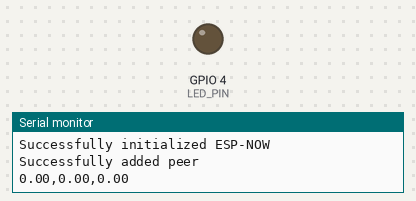
A sketch run on a simulated ESP32-S3. Shown: output pins drawn as LEDs (lit = HIGH), the last lines printed to the serial monitor.

Above: at 0.1 s.
At 0.6 s:
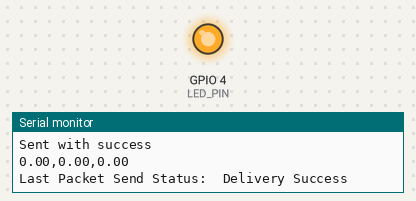
Timing chart, 0 to 2.1 s (numbered marks = the images above):
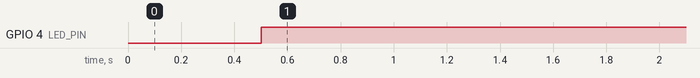

Measured:
- by itself, GPIO 4 (LED_PIN): LOW → HIGH at 0.50 s

The sketch:

mainControls_esp32WROOM.ino
```cpp
 /*
  Capstone Final Demo
  Mariel Serra, Arielle Ainabe, Nicole Rodriguez
  Last Edited: 03-19-2024
*/
#include "max6675.h"
#include <esp_now.h>
#include <WiFi.h>
#define LED_PIN 4

// MAC Address for transmitter aka ESP32 S3
uint8_t broadcastAddress[] = {0x34, 0x85, 0x18, 0x6D, 0x04, 0xA8}; //34:85:18:6D:04:A8

// Testing values in case sensors fail
float testTemp = 20;
float testHumid = 10;
float testPercent = 45;

// Thermocouple variables
int thermoDO = 16; //Serial Out SO Pin
int thermoCS = 17; // Chip Select CS Pin
int thermoCLK = 18; // Serial Clock SCK Pin
float thermTemp;
MAX6675 thermocouple(thermoCLK, thermoCS, thermoDO);// create instance object for thermocouple

// Structure example to receive data
// Must match the sender structure
typedef struct struct_message {
    float thermTemp;
    float humidity;
    float firePercent; //Percentage for detecting wildfire gas
} struct_message;
// Create a struct_message for displaying data on GUI called readData
struct_message readData;

typedef struct struct_message_new {
  int id; //0 = FEATHER BOARD, 1 = WROOM
  bool sensorPos;
  float dht_humidity;
  float probability;
} struct_message_new;
// Create a struct message for sending back data for sensor plate positioning
struct_message_new sendData;

esp_now_peer_info_t peerInfo;

// callback function that will be executed when data is received
void OnDataRecv(const uint8_t * mac, const uint8_t *incomingData, int len) {
  memcpy(&readData, incomingData, sizeof(readData));
  // Serial.print("Thermocouple Temperature: ");
  // Serial.println(readData.thermTemp);
  // Serial.print("Humidity: "); //If greater than or equal to 15
  // Serial.println(readData.humidity);
  // Serial.print("Risk of Fire: ");
  // Serial.println(readData.firePercent);
  // Serial.println();
}

// callback when data is sent
void OnDataSent(const uint8_t *mac_addr, esp_now_send_status_t status) {
  Serial.print("\r\nLast Packet Send Status:\t");
  Serial.println(status == ESP_NOW_SEND_SUCCESS ? "Delivery Success" : "Delivery Fail");
}

void updateGUI(float temp, float humidity, float fireRisk)
{
  Serial.print(temp); //Replace with testTemp for testing GUI purposes
  Serial.print(",");
  Serial.print(humidity); //Replace with testHumid for testing GUI purposes
  Serial.print(",");
  Serial.println(fireRisk); //Replace with testPercent for testing GUI purposes

  delay(500);
}

void setup() {

  // Initialize Serial Monitor
  Serial.begin(115200);

  // Set device as a Wi-Fi Station
  WiFi.mode(WIFI_STA);

  // Init ESP-NOW
  if (esp_now_init() != ESP_OK) {
    Serial.println("Error initializing ESP-NOW");
    return;
  }
  else{
    Serial.println("Successfully initialized ESP-NOW");
  }

  // Once ESPNow is successfully Init, we will register for send CB to
  // get send packer info
  esp_now_register_send_cb(OnDataSent);

  // Register peer
  memcpy(peerInfo.peer_addr, broadcastAddress, 6);
  peerInfo.channel = 0;
  peerInfo.encrypt = false;

  // Add peer
  if (esp_now_add_peer(&peerInfo) != ESP_OK){
    Serial.println("Failed to add peer");
    return;
  }
  else{
    Serial.println("Successfully added peer");
  }

  // Do the same for receiving!
  esp_now_register_recv_cb(OnDataRecv);

  //Initialize LED
  pinMode(LED_PIN, OUTPUT);
  sendData.id = 1;
}

void loop()
{
  //thermTemp = thermocouple.readCelsius();
  updateGUI(readData.thermTemp, readData.humidity, readData.firePercent);
  sendData.sensorPos = true;
  digitalWrite(LED_PIN, HIGH);

  if (Serial.available())
  {
    char command = Serial.read();
    if (command == 'T'){
      //move platform
      sendData.sensorPos = false;
      digitalWrite(LED_PIN, LOW);
    }
    // else if (command == 'R'){
    //   Serial.print(readData.thermTemp); //Replace with testTemp for testing GUI purposes
    //   Serial.print(",");
    //   Serial.print(readData.humidity); //Replace with testHumid for testing GUI purposes
    //   Serial.print(",");
    //   Serial.println(readData.firePercent); //Replace with testPercent for testing GUI purposes
    // }
  }
  if (thermTemp > 60){
      sendData.sensorPos = false;
      digitalWrite(LED_PIN, LOW);
    }
  Serial.printf("Sensor Platform: %d \n", sendData.sensorPos);
  // Send message via ESP-NOW
  esp_err_t result = esp_now_send(broadcastAddress, (uint8_t *) &sendData, sizeof(sendData));
  if (result == ESP_OK) {
    Serial.println("Sent with success");
  }
  else {
    Serial.println("Error sending the data");
  }
}
```
